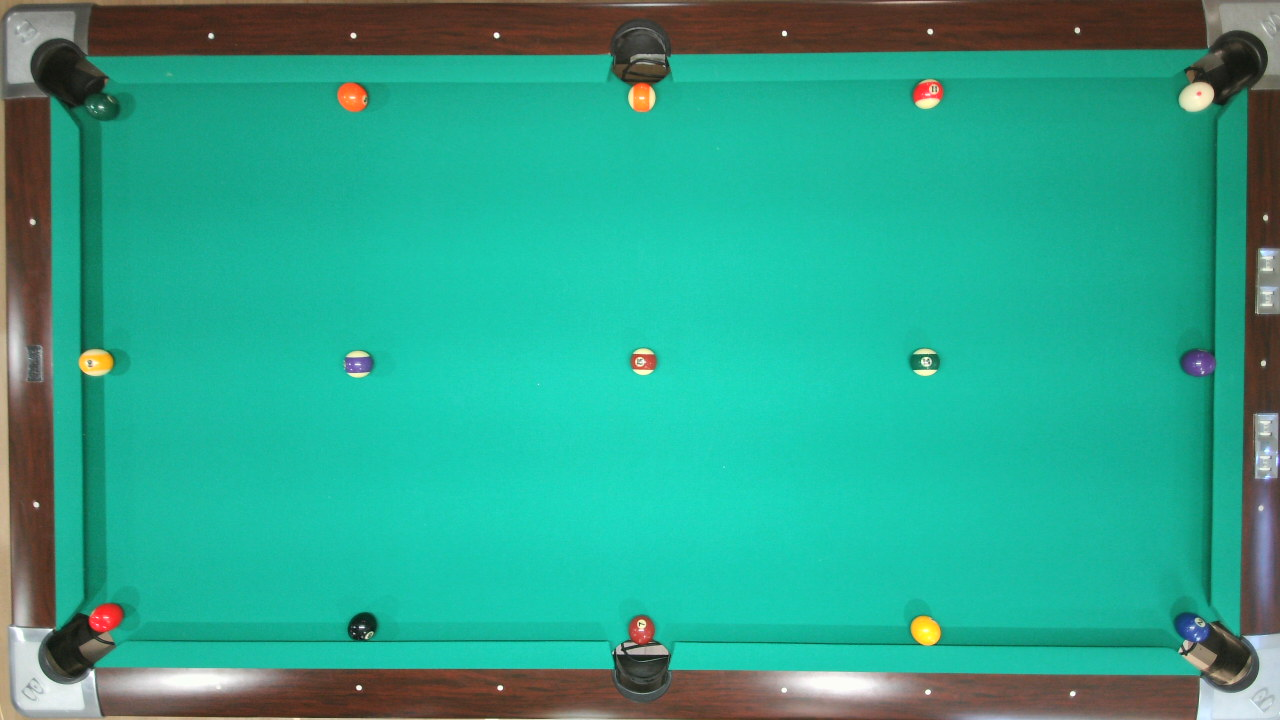
#> input picture thoughts/calibration/table-grid-20261026-114241.jpg, 1280 x 720 px; the run also reads 1 picture not shown here
$ python offline-table-feature-registration-audit-20261027.py
#> lines starting #> are read from the running program, lines starting #| are printed output that depends on the picture
#!/usr/bin/env python3
"""Relative registration audit for saved billiards-table images.

This audit uses visible fixed table marks only. It does not infer physical dot
coordinates, transfer ball positions between arrangements, or create a metric
table calibration. The 4K frame is downsampled by exactly 3 to compare it in
the 1280x720 image coordinate system used by the other saved scenes.
"""

from __future__ import annotations

import argparse
import hashlib
import json
import platform
from pathlib import Path
from typing import Any

import cv2
import numpy as np


ROOT = Path(__file__).resolve().parents[2]
CAL = ROOT / "thoughts" / "calibration"
OUT = CAL / "table-feature-registration-audit-20261027"

IMAGE_PATHS = {
    "measured_720": CAL / "table-grid-20261026-114241.jpg",
    "alternate_720": CAL / "table-grid-2026-10-26.jpg",
    "framing_before_720": CAL / "stream-4k-verification" / "before.jpg",
    "framing_after_4k": CAL / "stream-4k-verification" / "after.jpg",
}

# Pixel seeds were placed on visible white rail sights in the measured 720p
# frame, then reused as local search centers after checking each named scene.
# Coordinates are image annotations only; none encode physical X or Y.
RAIL_SEEDS = {
    "top_rail_surface": [
        (210.0, 35.0),
        (353.0, 35.0),
        (496.0, 35.0),
        (784.0, 33.0),
        (930.0, 31.0),
        (1077.0, 30.0),
    ],
    "bottom_rail_surface": [
        (359.0, 687.0),
        (500.0, 687.0),
        (927.0, 692.0),
        (1072.0, 693.0),
    ],
    "left_rail_vertical_face": [(32.0, 221.0), (36.0, 504.0)],
    "right_rail_vertical_face": [
        (1265.0, 217.0),
        (1263.0, 363.0),
        (1267.0, 476.0),
        (1261.0, 508.0),
    ],
}

METRIC_REFERENCE_RECORDS = [
    CAL / "table-grid-20261026-114241-measurements.json",
    CAL / "table-grid-feasibility-results.json",
    CAL / "native-localization-corpus-v1.json",
    CAL / "stream-4k-framing.json",
]

# The cloth markers are clearly visible only in the framing pair. Their precise
# physical table coordinates are absent from the repository, so they are used
# solely as held-out image landmarks for a cross-plane transfer check.
CLOTH_MARKER_SEEDS = [(366.5, 361.5), (918.5, 361.5)]

PAIR_SPECS = [
    {
        "pair_id": "measured_to_alternate_720",
        "source": "measured_720",
        "destination": "alternate_720",
        "heldout_planes": ["left_rail_vertical_face", "right_rail_vertical_face"],
    },
    {
        "pair_id": "framing_before_to_after_720_equivalent",
        "source": "framing_before_720",
        "destination": "framing_after_4k",
        "heldout_planes": [
            "left_rail_vertical_face",
            "right_rail_vertical_face",
            "cloth_plane_marker",
        ],
    },
]

# Hold out one sight from each end of the top rail and two bottom sights. The
# remaining top/bottom points span both image axes for a planar homography.
TRAIN_IDS = {
    "top_rail_surface": {"top_rail_surface_2", "top_rail_surface_3", "top_rail_surface_4", "top_rail_surface_5"},
    "bottom_rail_surface": {"bottom_rail_surface_2", "bottom_rail_surface_3"},
}


def file_sha256(path: Path) -> str:
    return hashlib.sha256(path.read_bytes()).hexdigest()


def load_image(image_id: str) -> tuple[np.ndarray, list[int], str]:
#> called with image_id = 'measured_720'
    path = IMAGE_PATHS[image_id]
    image = cv2.imread(str(path), cv2.IMREAD_GRAYSCALE)
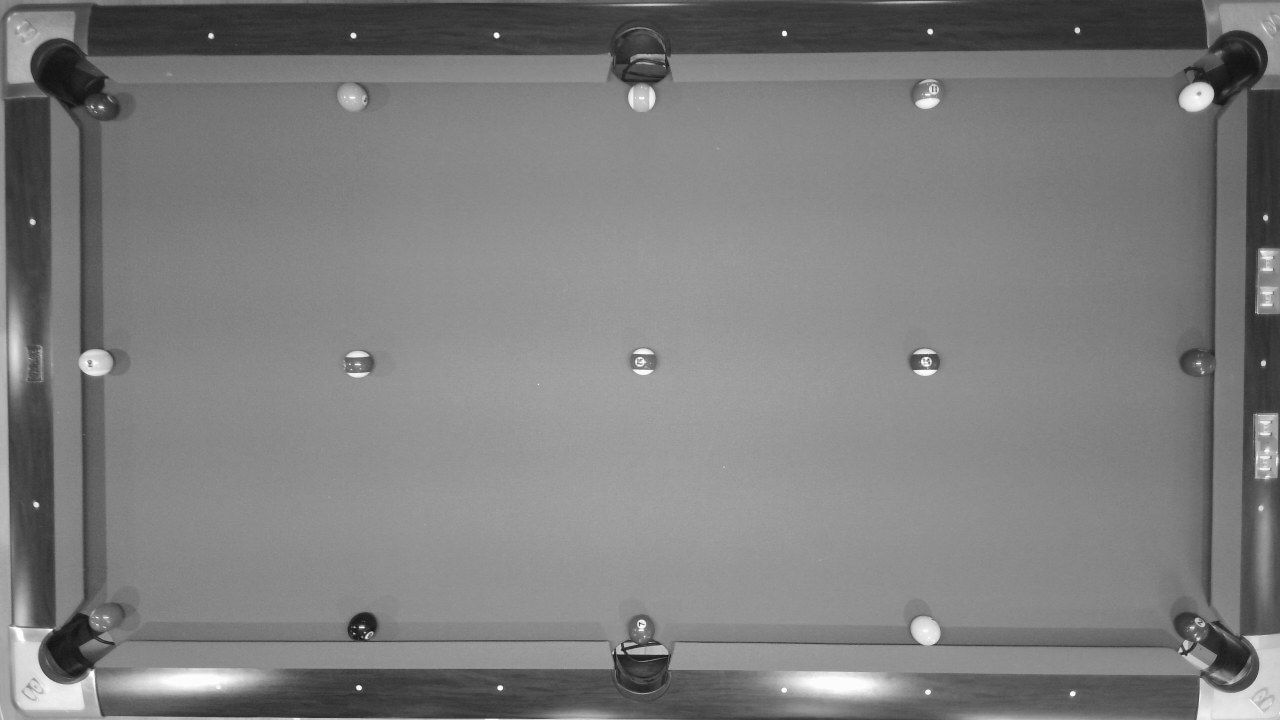
#> image: shape (720, 1280); min 3, max 255, mean 125.9
    if image is None:
        raise ValueError(f"Could not read image: {path}")
    source_size = [int(image.shape[1]), int(image.shape[0])]
    if image_id == "framing_after_4k":
        if source_size != [3840, 2160]:
            raise ValueError(f"Expected native 3840x2160 framing image, got {source_size}")
        image = cv2.resize(image, (1280, 720), interpolation=cv2.INTER_AREA)
    elif source_size != [1280, 720]:
        raise ValueError(f"Expected 1280x720 image for {image_id}, got {source_size}")
    return image, source_size, file_sha256(path)


def detect_seeded_rail_sight(
    image: np.ndarray, seed_xy: tuple[float, float], *, radius: int = 8, threshold: int = 175
) -> dict[str, Any] | None:
    """Refine a manually seeded white rail dot using a bounded bright component."""
    cx, cy = (int(round(seed_xy[0])), int(round(seed_xy[1])))
    patch = image[cy - radius : cy + radius + 1, cx - radius : cx + radius + 1]
    if patch.shape != (2 * radius + 1, 2 * radius + 1):
        return None
    binary = (patch >= threshold).astype(np.uint8)
    count, _, stats, centroids = cv2.connectedComponentsWithStats(binary, connectivity=8)
    possibilities = []
    for label in range(1, count):
        x, y, width, height, area = (int(value) for value in stats[label])
        if not (8 <= area <= 60 and 2 <= width <= 9 and 2 <= height <= 9):
            continue
        aspect = width / height
        if not 0.55 <= aspect <= 1.8:
            continue
        detected = np.array([cx - radius + centroids[label][0], cy - radius + centroids[label][1]])
        distance = float(np.linalg.norm(detected - np.asarray(seed_xy)))
        possibilities.append((distance, detected, area, width, height))
    if not possibilities:
        return None
    distance, detected, area, width, height = min(possibilities, key=lambda item: (item[0], item[2]))
    return {
        "seed_px": [float(seed_xy[0]), float(seed_xy[1])],
        "center_px": [float(detected[0]), float(detected[1])],
        "component_area_px": int(area),
        "component_size_px": [int(width), int(height)],
        "centroid_method": "binary_component_centroid",
        "threshold_gray": threshold,
        "seed_distance_px": distance,
    }


def detect_rail_annotations() -> tuple[dict[str, dict[str, Any]], dict[str, dict[str, Any]]]:
    annotations: dict[str, dict[str, Any]] = {}
    image_metadata: dict[str, dict[str, Any]] = {}
    for image_id in IMAGE_PATHS:
        gray, original_size, digest = load_image(image_id)
#> original_size = [1280, 720]
#> (the rest of the program and of its run is left out)
